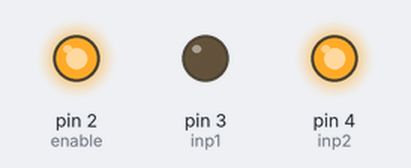
A sketch run on a simulated Arduino Uno, built with avr-gcc and run on an emulated ATmega328P. On the bench: output pins drawn as LEDs (lit = HIGH).

Above: at 0.1 s.
Timing chart, 0 to 1.6 s (numbered marks = the images above):
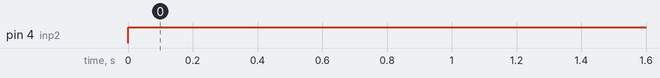

Measured:
- by itself, pin 4 (inp2): LOW → HIGH at 0.00 s

The sketch:

h_bridge.ino
```cpp
int enable = 2;
int inp1 = 3;
int inp2 = 4;
int enablesw=5;
int enableon=6;
boolean swtch = false;
boolean onoff = false;

void setup()
{
    pinMode(enable,OUTPUT);
    pinMode(inp1,OUTPUT);
    pinMode(inp2,OUTPUT);
    pinMode(enablesw,INPUT);
    pinMode(swtch,INPUT);
    digitalWrite(enable,HIGH);
}

void loop()
{
	if (enablesw==HIGH && swtch==false)
	{

		swtch = !swtch;
		digitalWrite(inp1,HIGH);
		digitalWrite(inp1,LOW);
	}
	else
	{
		swtch=!swtch;
		digitalWrite(inp2,HIGH);
		digitalWrite(inp1,LOW);
	}

	if (enableon==HIGH && onoff== false)
	{
		onoff = !onoff;
		digitalWrite(enable,LOW);
	}
	else
	{
		onoff= !onoff;
		digitalWrite(enable,HIGH);
	}
}
```
